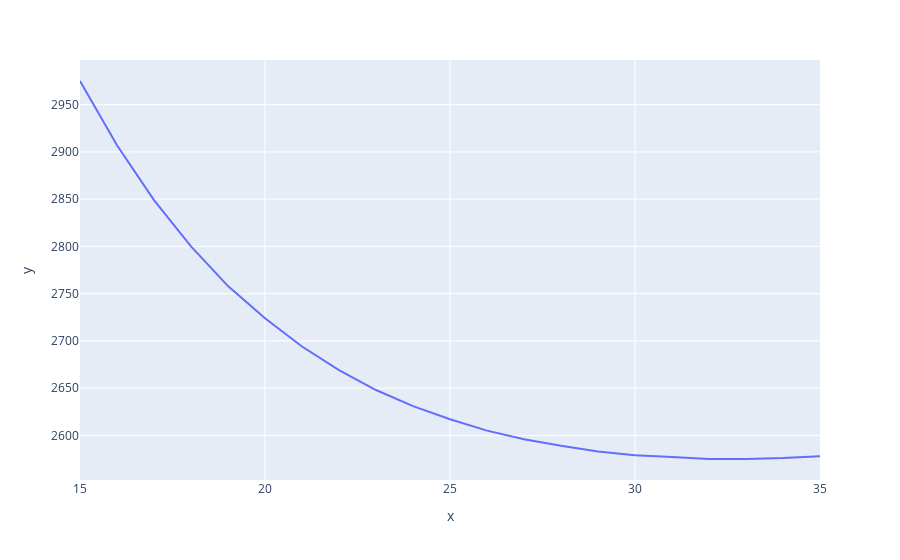

The notebook cell saved with this chart:
### Code cell
x = dlugosci
y = rata121
fig = px.line(x=x, y=y)
fig.show()

### Figure 1 — Plotly figure (JSON) as saved in the notebook; plotly's stock layout.template omitted (floating-point values rounded to 4 significant figures)
{"data": [{"hovertemplate": "x=%{x}<br>y=%{y}<extra></extra>", "legendgroup": "", "line": {"color": "#636efa", "dash": "solid"}, "marker": {"symbol": "circle"}, "mode": "lines", "name": "", "orientation": "v", "showlegend": false, "type": "scatter", "x": [15, 16, 17, 18, 19, 20, 21, 22, 23, 24, 25, 26, 27, 28, 29, 30, 31, 32, 33, 34, 35], "xaxis": "x", "y": [2975, 2907, 2849, 2800, 2758, 2724, 2694, 2669, 2648, 2631, 2617, 2605, 2596, 2589, 2583, 2579, 2577, 2575, 2575, 2576, 2578], "yaxis": "y"}], "layout": {"legend": {"tracegroupgap": 0}, "margin": {"t": 60}, "xaxis": {"anchor": "y", "domain": [0, 1], "title": {"text": "x"}}, "yaxis": {"anchor": "x", "domain": [0, 1], "title": {"text": "y"}}}}
